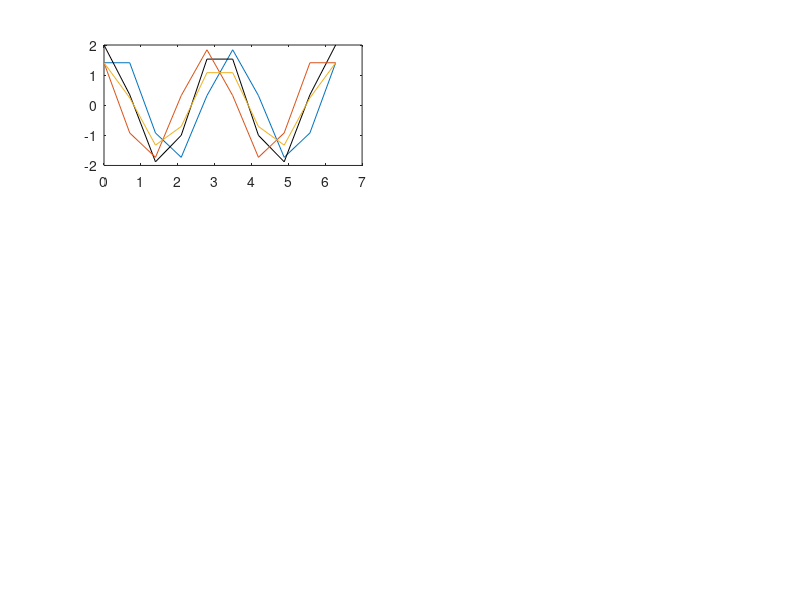

Here is the MATLAB script that generated this plot: (Note: this script raises an error after producing the figure.)
%% ---------------------------- Header --------------------------------- %%

%%% Numerische Methoden der Hydromechanik
%%% Assignment: 1
%%% Group: 2
%%% Members: Nick Pfeiffer, Andreas Mirlach, Julian Lenz, Faro Schäfer

% ----------------------------------------------------------------------- %

clear all
close all
addpath('Plots_one')

%% grid and analytical solution 

grid = [10,20,30,50,100,1000,10000];

% amount of grid points
 
for j = 1:length(grid)

    % Number of grid points
    n = grid(j);

    % Grid spacing
    h = 2.0 * pi / (n-1);

    % Calculation of... 
    for i = 1 : n

        % ...coordinates
        x(i) = 0.0 + (i-1) * h;

        % ...analytical values of function and derivative
        f(i) = sin( 2*x(i) ); % analytical function
        dfe(i) = cos( 2*x(i) ) * 2; % analytical first derivative
        dfe2(i) = -sin( 2*x(i) ) * 4; % analytical second derivative
      
    end
    
%% Discretization for numerical solution

    for i = 1 : n

        % Periodic boundary conditions... 

        % ...for the first point
        if ( i == 1 )

            fp = f(i+1);
            fm = f(n-1);

        end

        % ...for the last point
        if ( i == n )

            fp = f(2);
            fm = f(n-1);

        end

        % If point is not at the boundaries 
        if ( ( i ~= 1 ) && ( i ~= n ) )
            fp = f(i+1);
            fm = f(i-1);
        end

        fi = f(i);

%% Numerical shemes

    % First derivative: Upwind
    dfn_U(i) = ( fi - fm ) / ( 1.0*h );
      
    % First derivative: Downwind
    dfn_D(i) = ( fp - fi ) / ( 1.0*h );
        
    % First derivative: Central
    dfn_C(i) = ( fp - fm ) / ( 2.0*h );
        
    % Second Derivative: Central 
    dfn_C2(i) = ( fp - 2*fi + fm ) / (h^2);
      
    end
    
%% Error of numerical shemes
    
    % Location of Error 
    x_error = 2*pi/5;
    
    % Value at Location of Error
    val_error_U = interp1(x,dfn_U,x_error);     % Value at linearily interpolated locatin of error: Upwind
    val_error_D = interp1(x,dfn_D,x_error);     % Value at linearily interpolated locatin of error: Downwind       
    val_error_C = interp1(x,dfn_C,x_error);     % Value at linearily interpolated locatin of error: Central
    val_error_C2 = interp1(x,dfn_C2,x_error);   % Value at linearily interpolated locatin of error: Central second derivative
    val_error_dfe = cos( 2*x_error ) * 2;       % Value at location of error first derivative
    val_error_dfe2 = -sin( 2*x_error ) * 4;     % Value at location of error second derivative
    
    % Error 
    er_U = abs( ( val_error_dfe - val_error_U ) / val_error_dfe ) ;
    er_D = abs( ( val_error_dfe - val_error_D ) / val_error_dfe ) ;
    er_C = abs( ( val_error_dfe - val_error_C ) / val_error_dfe ) ;
    er_C2 = abs( ( val_error_dfe2 - val_error_C2 ) / val_error_dfe2 ) ;
    
%% Interpolation of Points
    
    % Location of interpolated points
    xq = [0+h/2:h:h*(n-1)];               % x-values on which function values get interpolated

    % Value at interpolated points
    dfn_U_interp = interp1(x,dfn_U,xq);   % Interpolated Points for Upwind
    dfn_D_interp = interp1(x,dfn_D,xq);   % Interpolated Points for Downwind
    dfn_C_interp = interp1(x,dfn_C,xq);   % Interpolated Points for Central
    dfn_C2_interp = interp1(x,dfn_C2,xq); % Interpolated Points for Central (second der.)
    
%% Error of interpolated points

    % Value at Location of Error
    val_error_U_interp = interp1(xq,dfn_U_interp,x_error);   % Value at linearely interpolated locatin of error: Upwind
    val_error_D_interp = interp1(xq,dfn_D_interp,x_error);   % Value at linearely interpolated locatin of error: Downwind       
    val_error_C_interp = interp1(xq,dfn_C_interp,x_error);   % Value at linearely interpolated locatin of error: Central
    val_error_C2_interp = interp1(xq,dfn_C2_interp,x_error); % Value at linearely interpolated locatin of error: Central second derivative
 
    % Error
    er_U_interp = abs( ( val_error_dfe - val_error_U_interp ) / val_error_dfe ) ;
    er_D_interp = abs( ( val_error_dfe - val_error_D_interp ) / val_error_dfe ) ;
    er_C_interp = abs( ( val_error_dfe - val_error_C_interp ) / val_error_dfe ) ;
    er_C2_interp = abs( ( val_error_dfe2 - val_error_C2_interp ) / val_error_dfe2 ) ;
    
%% Error matrix

    % Error matrix
    error(j,1) = h;            % grid spacing
    error(j,2) = er_U;                  
    error(j,3) = er_D;             
    error(j,4) = er_C;             
    error(j,5) = er_U_interp;   
    error(j,6) = er_D_interp;   
    error(j,7) = er_C_interp;   
    error(j,8) = er_C2;            
    error(j,9) = er_C2_interp;  
   
%% Plots
    
    if j == 1 
        % set X-tick Lables
            xticks = [0, 2*pi/5, pi/2, pi, 3*pi/2, 2*pi];
            xticklabels = {'\fontsize{11} 0','\color[rgb]{0.5,0.5,0.5}\fontsize{11}2\pi/5','\fontsize{11} \pi/2','\fontsize{11} \pi','\fontsize{11} 3\pi/2','\fontsize{11} 2\pi'};
        fig_first_derivative = figure('units','normalized','outerposition',[0 0 1 1]);
        fig_second_derivative = figure('units','normalized','outerposition',[0 0 1 1]);
        fig_first_derivative_int = figure('units','normalized','outerposition',[0 0 1 1]);

    end

    if (6<j)            % no need to plot high n (look identical to n = 1000) 
        continue
    end
    
%     plot first derivative 
    set(0,'CurrentFigure',fig_first_derivative)
    subplot(3,2,j)
    plot(x, dfn_U, '-', x, dfe, '-k', x, dfn_D, '-', x, dfn_C, '-') % values of numerical difference scheme
    hold on 
    ax = gca;
    ax.ColorOrderIndex = 1;
    legend('Upwind','Downwind','Central', 'Exact','Autoupdate','off','Location','best')
    set(gca,'FontSize',14); 
%     xline(x_error);
%     text(x_error,1,'\leftarrow 2\pi/5')
    xlim([0,2*pi])
    title(['n=',num2str(n)]);
    set(gca,'XTick',xticks)
    ax.XTickLabel = xticklabels;
    hold off

%     plot second derivative
    set(0,'CurrentFigure',fig_second_derivative)
    subplot(3,2,j)
    ax = gca;
    ax.ColorOrderIndex = 5;
    hold on
    plot(x, dfn_C2, '-', x, dfe2, '-k') % values of numerical difference scheme
    ax.ColorOrderIndex = 5;
    plot(xq, dfn_C2_interp, '.--') % interpolated values
    legend('Central', 'Exact','Central Int','Autoupdate','off','Location','best')
    set(gca,'FontSize',14); 
    xlim([0,2*pi])
    title(['n=',num2str(n)]);
    set(gca,'XTick',xticks)
    ax.XTickLabel = xticklabels;  
    hold off
    
    if (j>2)            % no need to plot high n (look identical to n = 1000) 
        continue
    end
    
%     plot first derivative 
    set(0,'CurrentFigure',fig_first_derivative_int)
    
    subplot(3,2,j)
    hold on
    
    ax = gca;
    ax.ColorOrderIndex = 5;
    xlim([0,2*pi])
    title(['n=',num2str(n)]);
    set(gca,'XTick',xticks)
    ax.XTickLabel = xticklabels;
    set(gca,'FontSize',14); 
    
    plot(x, dfn_U, '-', x, dfe, '-k',xq, dfn_U_interp, '.--')%, x, dfn_D, '-', x, dfn_C, '-' % values of numerical difference scheme
    legend('Upwind','Exact','Upwind Int','Location','best')
    title(['Upwind n=',num2str(n)]);
    hold off
    
    
    subplot(3,2,j+2)

    hold on
    ax = gca;
    ax.ColorOrderIndex = 5;
    xlim([0,2*pi])
    set(gca,'XTick',xticks)
    ax.XTickLabel = xticklabels;
    set(gca,'FontSize',14); 
    
    plot(x, dfn_D, '-', x, dfe, '-k',xq, dfn_D_interp, '.--')
    legend('Downwind','Downwind Int','Exact','Location','best')
    title(['Downwind n=',num2str(n)]);
    hold off
    
    subplot(3,2,j+4)
    hold on
    ax = gca;
    ax.ColorOrderIndex = 5;
    xlim([0,2*pi])
    title(['n=',num2str(n)]);
    set(gca,'XTick',xticks)
    ax.XTickLabel = xticklabels;
    set(gca,'FontSize',14); 
    
    plot(x, dfn_C, '-', x, dfe, '-k',xq, dfn_C_interp, '.--')
    legend('Central','Exact','Central Int','Location','best')
    title(['Central n=',num2str(n)]);
    %xline(x_error);
    %text(x_error,1,'\leftarrow 2\pi/5')
    
end
    
% Plotting of error over grid spacing in log scale
fig_error = figure;
    loglog(error(:,1),error(:,2),'-',error(:,1),error(:,3),'-',...
        error(:,1),error(:,4),'-',error(:,1),error(:,8),'-')
    hold on
    ax = gca;
    ax.ColorOrderIndex = 1;
    loglog(error(:,1),error(:,5),'--',error(:,1),error(:,6),'--',...
        error(:,1),error(:,7),'--',error(:,1),error(:,9),'--')
%     title('Error plot first derivative');
    xlabel('Grid spacing h');
    ylabel('Relative error');
    legend('Upwind','Downwind','Central','Central Second',...
        'Upwind Int','Downwind Int','Central Int','Central Second Int',...
        'Location','SouthEast')
    
%% Order of error

order_of_er_U = (log10(error(end,2)) - log10(error(end-1,2))) / (log10(error(end,1)) - log10(error(end-1,1)));
order_of_er_D = (log10(error(end,3)) - log10(error(end-1,3))) / (log10(error(end,1)) - log10(error(end-1,1)));
order_of_er_C = (log10(error(end,4)) - log10(error(end-1,4))) / (log10(error(end,1)) - log10(error(end-1,1)));
order_of_er_C2 = (log10(error(end,8)) - log10(error(end-1,8))) / (log10(error(end,1)) - log10(error(end-1,1)));

%% Save files for report

print(fig_first_derivative,'-dpng',"Plots_one/First_derivative.png",'-r150');
print(fig_second_derivative,'-dpng',"Plots_one/Second_derivative.png",'-r150');
print(fig_error,'-dpng',"Plots_one/Error.png",'-r150');
print(fig_first_derivative_int,'-dpng',"Plots_one/fig_first_derivative_int.png",'-r150');
